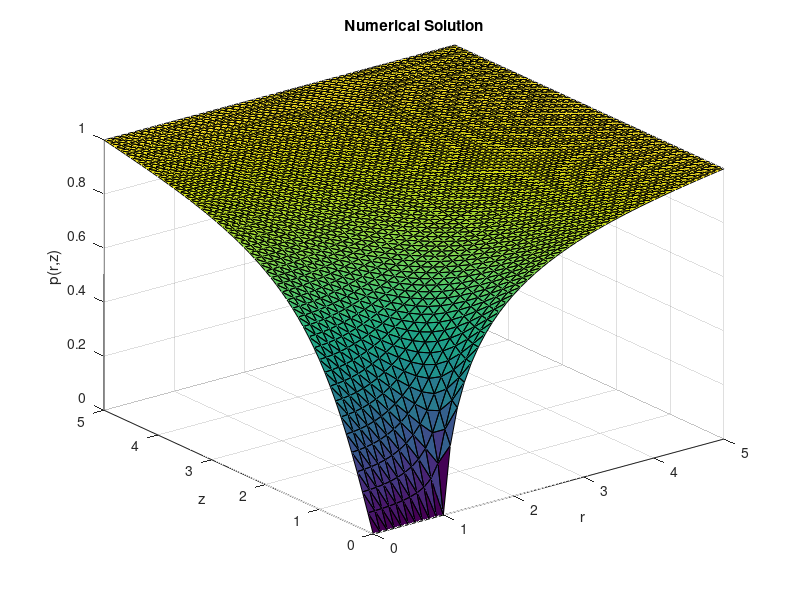

Recreate this plot in MATLAB.
% This program solves Laplace equation in Cylindrical polar coordinates.
% Wakil Sarfaraz. 22 May 2014 
clear all;
tic
xmax = 5;
N = 50; %(Number of points on the x, y interval on which the equation is solved.
X = linspace(0,xmax,N+1); %This divides the interval into N equispaced sub intervals.
%X = 0: 1/N :1; This can also be used to create the same X.
[x, y] = meshgrid(X,X); % This creates an (N+1) by (N+1) grid of values ...
                        % of X and assignes them to x and y. (So x and y
                        % are now matrices of size (N+1)x(N+1)
x =x(:);  % This turns the matrix x into a column vector.
y =y(:);  % This turns the matrix y into a column vector.
NNODES = (N+1)^2; % This introduces the number of nodes in the result of triangulation.
NTRI = 2*N^2;  % This is the number of triangles in the mesh.
LNODES = zeros(NTRI, 3); % This creates a zero matrix of the size 'number of triangles by 3'
                         % (since there are 3 vertices for each triangle.

for i = 1:N
    for j = 1: N
        LNODES(i+2*(j-1)*N,1) = i+(j-1)*(N+1);%This numbers each of the first nodes of all the lower triangles in each square.
        LNODES(i+2*(j-1)*N,2) = i+j*(N+1); % This numbers each of the second nodes of all the lower triangles in each square.
        LNODES(i+2*(j-1)*N,3) = (i+1)+(j-1)*(N+1); % This numbers each of the third nodes of all the lower triangles in each square.
        
        LNODES(i+N+2*(j-1)*N,1) = i+1+j*(N+1); %This numbers each of the first nodes of all the upper triangles in each square.
        LNODES(i+N+2*(j-1)*N,2) = (i+1)+(j-1)*(N+1);%This numbers each of the second nodes of all the upper triangles in each square.
        LNODES(i+N+2*(j-1)*N,3) = i+j*(N+1);%This numbers each of the third nodes of all the upper triangles in each square.
                                            % Here for those nodes that
                                            % some triangles share (copy
                                            % and paste can work).
    end
end

SP = sparse(NNODES, NNODES);  %This creates a sparse matrix of the size 'Number of nodes by Number of nodes'(entries usually computed by integration).
LV = zeros(NNODES,1);         % This creates the load vector of zero entries for now which is l(v) part of the weak formulation.

for n = 1: NTRI
    r1 = [x(LNODES(n,1)) y(LNODES(n,1))];% Position vector (x,y)' for the first nodes of all triangles.
    r2 = [x(LNODES(n,2)) y(LNODES(n,2))];% Position vector (x,y)' for the second nodes of all triangles.
    r3 = [x(LNODES(n,3)) y(LNODES(n,3))];% Position vector (x,y)' for the third nodes of all triangles.
    J = [r2(1)-r1(1) r2(2)-r1(2); r3(1)-r1(1) r3(2)-r1(2)]; %This is the jacobian matrix of the mapping.
%     ksi = 1/3;
%     eta = 1/3;
   Astiff = ((r2(1)+r3(1))/(2*det(J)))*...
       [(r2(2)-r3(2))^2+(r3(1)-r2(1))^2 ...
       (r2(2)-r3(2))*(r3(2)-r1(2))+(r3(1)-r2(1))*(r1(1)-r3(1))...
       (r2(2)-r3(2))*(r1(2)-r2(2))+(r3(1)-r2(1))*(r2(1)-r1(1)); ...
       (r3(2)-r1(2))*(r2(2)-r3(2))+(r1(1)-r3(1))*(r3(1)-r2(1)) ...
       (r3(2)-r1(2))^2+(r1(1)-r3(1))^2  ...
       (r3(2)-r1(2))*(r1(2)-r2(2))+(r1(1)-r3(1))*(r2(1)-r1(1)); ...
       (r2(2)-r3(2))*(r1(2)-r2(2))+(r3(1)-r2(1))*(r2(1)-r1(1))  ...
       (r3(2)-r1(2))*(r1(2)-r2(2))+(r1(1)-r3(1))*(r2(1)-r1(1))  ... 
       (r1(2)-r2(2))^2+(r2(1)-r1(1))^2];
       for i = 1 : 3 
           for j = 1:3  % Since SP was created a zero matrix originally, Now for all three vertices of all triangles we put the 
               SP(LNODES(n,i),LNODES(n,j)) =SP(LNODES(n,i),LNODES(n,j))+ Astiff(i,j); %The values of Astiff in the SP.
           end
       end
       % Up to here we constructed the Matrix of the coefficients for the
%        % Linear system. Now we start by computing the load vector.
%        ksi =1/3; %This is the new variable of mapping. Value (1/3) is chosen due to quadrature rule.
%        eta = 1/3; % This is the new variable of mapping. Value (1/3) is chosen due to quadrature rule.
%        xx = (1-ksi-eta)*r1(1) + ksi* r2(1) + eta*r3(1); %This is x(ksi,eta) which is used for transformation.
%        yy = (1-ksi-eta)*r1(2) + ksi* r2(2) + eta*r3(2); % This is y(ksi,eta) which is used for transformation.
%          F = [0 0 0]';
%        F(1) = (1-ksi-eta)*5*pi^2*sin(pi*xx)*sin(2*pi*yy)*det(J)*1/2; %This computes the integral for the first, second and third
%                                                                       %vertix of traingles
%        F(2) = (ksi)*5*pi^2*sin(pi*xx)*sin(2*pi*yy)*det(J)*1/2;       % In the transformed coordinates.
%        F(3) = (eta)*5*pi^2*sin(pi*xx)*sin(2*pi*yy)*det(J)*1/2;
%        for i = 1 : 3
%            LV(LNODES(n,i)) = LV(LNODES(n,i))+ F(i); % This assigns all the newly computed values to the Load vector.
%        end     
end
for i = 1: NNODES
    if (x(i)==xmax || y(i)==xmax)  % This enforces boundary conditions.
        LV(i) = 1;
        SP(i,:) = 0;
        SP(i,i) =1 ;
     elseif (y(i) == 0 && x(i) >= 0 && x(i) <= 1)
        SP(i,:) = 0;
        SP(i,i) = 1;
        LV(i) = 0;
    end
end

U = SP\LV; %Solves the linear system.
toc

% u = sin(x).*exp(y);
% subplot(1,2,1)
% trisurf(LNODES,x,y,u)
% xlabel('x') 
% ylabel('y')
% zlabel('u(x,y)')
% title('Exact Solution')
% subplot(1,2,2)
trisurf(LNODES,x,y,U)
xlabel('r') 
xlim([0 xmax])
ylim([0 xmax])
ylabel('z')
zlabel('p(r,z)')
title('Numerical Solution')



